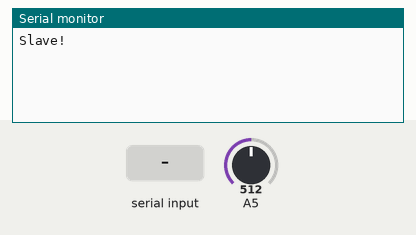
Simulated run of this sketch. Board: Arduino Uno, built with avr-gcc and run on an emulated ATmega328P. Shown: the last lines printed to the serial monitor. Inputs (shaded band) come from the test bench; at power-on: A5 = 512.

Above: at 1.2 s.
1.3 s: "1" received over the second serial link
At 2.3 s:
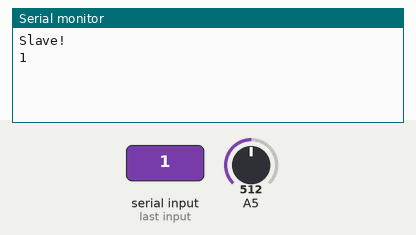
2.8 s: "0" received over the second serial link
At 3.4 s:
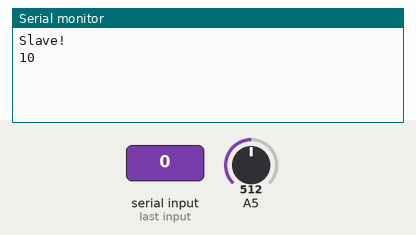

The sketch:

slave.ino
```cpp
#include <SoftwareSerial.h>

SoftwareSerial BTSerial(4,5);

void setup() {
  // put your setup code here, to run once:
  Serial.begin(9600);
  Serial.println("Slave!");
  BTSerial.begin(9600);
}

void loop() {
  // put your main code here, to run repeatedly:
  int sensorValue = analogRead(A5);

  while(BTSerial.available()){
    byte data = BTSerial.read();
    Serial.write(data);
  }

  while(Serial.available()){
    BTSerial.println(sensorValue);
    delay(100);
  }
}
```

Measured:
- after the input at 1.3 s, the serial monitor: prints a new line at once (image 1)
- after the input at 2.8 s, the serial monitor: prints a new line at once (image 2)
